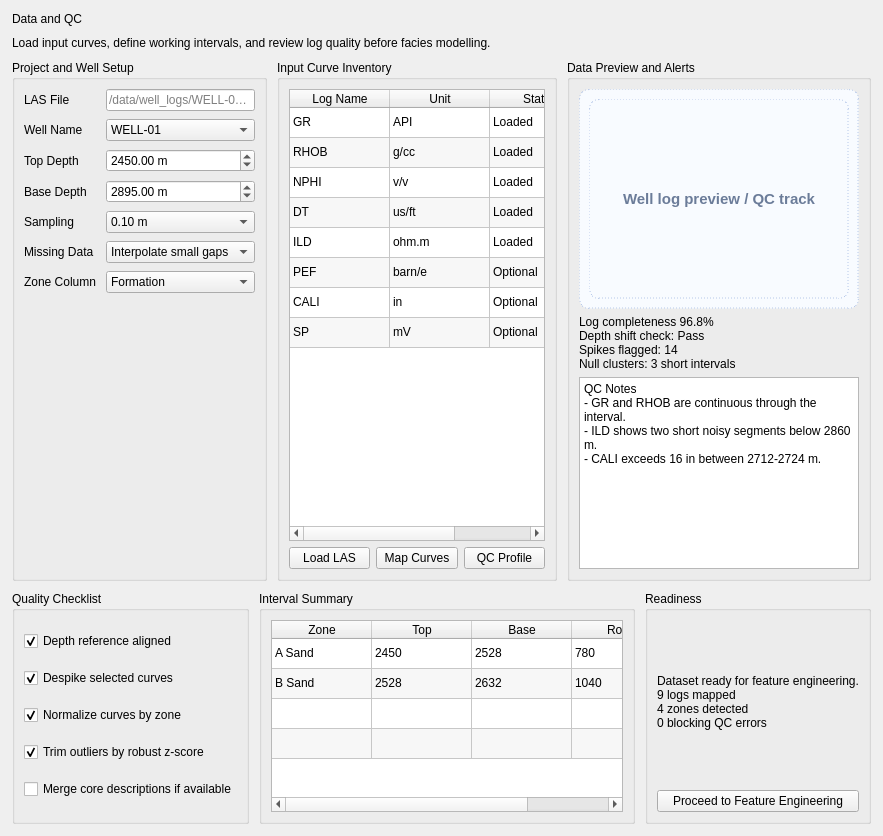
     <widget class="QWidget" name="tabDataQC">
      <attribute name="title">
       <string>1. Data and QC</string>
      </attribute>
      <layout class="QVBoxLayout" name="tabDataQCLayout">
       <property name="spacing">
        <number>10</number>
       </property>
       <property name="leftMargin">
        <number>12</number>
       </property>
       <property name="topMargin">
        <number>12</number>
       </property>
       <property name="rightMargin">
        <number>12</number>
       </property>
       <property name="bottomMargin">
        <number>12</number>
       </property>
       <item>
        <layout class="QVBoxLayout" name="dataHeaderLayout">
         <item>
          <widget class="QLabel" name="pageTitle">
           <property name="text">
            <string>Data and QC</string>
           </property>
          </widget>
         </item>
         <item>
          <widget class="QLabel" name="pageSubtitle">
           <property name="text">
            <string>Load input curves, define working intervals, and review log quality before facies modelling.</string>
           </property>
          </widget>
         </item>
        </layout>
       </item>
       <item>
        <layout class="QHBoxLayout" name="dataTopRow">
         <property name="spacing">
          <number>10</number>
         </property>
         <item>
          <widget class="QGroupBox" name="grpDataSource">
           <property name="title">
            <string>Project and Well Setup</string>
           </property>
           <layout class="QFormLayout" name="dataSourceForm">
            <property name="horizontalSpacing">
             <number>10</number>
            </property>
            <property name="verticalSpacing">
             <number>8</number>
            </property>
            <item row="0" column="0">
             <widget class="QLabel" name="lblProjectFile">
              <property name="text">
               <string>LAS File</string>
              </property>
             </widget>
            </item>
            <item row="0" column="1">
             <widget class="QLineEdit" name="editLasFile">
              <property name="placeholderText">
               <string>/data/well_logs/WELL-01.las</string>
              </property>
             </widget>
            </item>
            <item row="1" column="0">
             <widget class="QLabel" name="lblWellName">
              <property name="text">
               <string>Well Name</string>
              </property>
             </widget>
            </item>
            <item row="1" column="1">
             <widget class="QComboBox" name="cmbWellName">
              <item><property name="text"><string>WELL-01</string></property></item>
              <item><property name="text"><string>WELL-02</string></property></item>
              <item><property name="text"><string>WELL-03</string></property></item>
             </widget>
            </item>
            <item row="2" column="0">
             <widget class="QLabel" name="lblTopDepth">
              <property name="text">
               <string>Top Depth</string>
              </property>
             </widget>
            </item>
            <item row="2" column="1">
             <widget class="QDoubleSpinBox" name="spinTopDepth">
              <property name="maximum"><double>99999.0</double></property>
              <property name="value"><double>2450.0</double></property>
              <property name="suffix"><string> m</string></property>
             </widget>
            </item>
            <item row="3" column="0">
             <widget class="QLabel" name="lblBaseDepth">
              <property name="text">
               <string>Base Depth</string>
              </property>
             </widget>
            </item>
            <item row="3" column="1">
             <widget class="QDoubleSpinBox" name="spinBaseDepth">
              <property name="maximum"><double>99999.0</double></property>
              <property name="value"><double>2895.0</double></property>
              <property name="suffix"><string> m</string></property>
             </widget>
            </item>
            <item row="4" column="0">
             <widget class="QLabel" name="lblSampleRate">
              <property name="text">
               <string>Sampling</string>
              </property>
             </widget>
            </item>
            <item row="4" column="1">
             <widget class="QComboBox" name="cmbSampling">
              <item><property name="text"><string>0.10 m</string></property></item>
              <item><property name="text"><string>0.15 m</string></property></item>
              <item><property name="text"><string>0.20 m</string></property></item>
             </widget>
            </item>
            <item row="5" column="0">
             <widget class="QLabel" name="lblNullHandling">
              <property name="text">
               <string>Missing Data</string>
              </property>
             </widget>
            </item>
            <item row="5" column="1">
             <widget class="QComboBox" name="cmbNullHandling">
              <item><property name="text"><string>Interpolate small gaps</string></property></item>
              <item><property name="text"><string>Median fill by zone</string></property></item>
              <item><property name="text"><string>Drop incomplete rows</string></property></item>
             </widget>
            </item>
            <item row="6" column="0">
             <widget class="QLabel" name="lblZoneColumn">
              <property name="text">
               <string>Zone Column</string>
              </property>
             </widget>
            </item>
            <item row="6" column="1">
             <widget class="QComboBox" name="cmbZoneColumn">
              <item><property name="text"><string>Formation</string></property></item>
              <item><property name="text"><string>Reservoir_Unit</string></property></item>
              <item><property name="text"><string>None</string></property></item>
             </widget>
            </item>
           </layout>
          </widget>
         </item>
         <item>
          <widget class="QGroupBox" name="grpInputInventory">
           <property name="title">
            <string>Input Curve Inventory</string>
           </property>
           <layout class="QVBoxLayout" name="inputInventoryLayout">
            <item>
             <widget class="QTableWidget" name="tblInputLogs">
              <property name="alternatingRowColors"><bool>true</bool></property>
              <property name="rowCount"><number>8</number></property>
              <property name="columnCount"><number>3</number></property>
              <attribute name="horizontalHeaderVisible"><bool>true</bool></attribute>
              <attribute name="verticalHeaderVisible"><bool>false</bool></attribute>
              <column><property name="text"><string>Log Name</string></property></column>
              <column><property name="text"><string>Unit</string></property></column>
              <column><property name="text"><string>Status</string></property></column>
              <item row="0" column="0"><property name="text"><string>GR</string></property></item>
              <item row="0" column="1"><property name="text"><string>API</string></property></item>
              <item row="0" column="2"><property name="text"><string>Loaded</string></property></item>
              <item row="1" column="0"><property name="text"><string>RHOB</string></property></item>
              <item row="1" column="1"><property name="text"><string>g/cc</string></property></item>
              <item row="1" column="2"><property name="text"><string>Loaded</string></property></item>
              <item row="2" column="0"><property name="text"><string>NPHI</string></property></item>
              <item row="2" column="1"><property name="text"><string>v/v</string></property></item>
              <item row="2" column="2"><property name="text"><string>Loaded</string></property></item>
              <item row="3" column="0"><property name="text"><string>DT</string></property></item>
              <item row="3" column="1"><property name="text"><string>us/ft</string></property></item>
              <item row="3" column="2"><property name="text"><string>Loaded</string></property></item>
              <item row="4" column="0"><property name="text"><string>ILD</string></property></item>
              <item row="4" column="1"><property name="text"><string>ohm.m</string></property></item>
              <item row="4" column="2"><property name="text"><string>Loaded</string></property></item>
              <item row="5" column="0"><property name="text"><string>PEF</string></property></item>
              <item row="5" column="1"><property name="text"><string>barn/e</string></property></item>
              <item row="5" column="2"><property name="text"><string>Optional</string></property></item>
              <item row="6" column="0"><property name="text"><string>CALI</string></property></item>
              <item row="6" column="1"><property name="text"><string>in</string></property></item>
              <item row="6" column="2"><property name="text"><string>Optional</string></property></item>
              <item row="7" column="0"><property name="text"><string>SP</string></property></item>
              <item row="7" column="1"><property name="text"><string>mV</string></property></item>
              <item row="7" column="2"><property name="text"><string>Optional</string></property></item>
             </widget>
            </item>
            <item>
             <layout class="QHBoxLayout" name="inventoryBtns">
              <item><widget class="QPushButton" name="btnLoadLas"><property name="text"><string>Load LAS</string></property></widget></item>
              <item><widget class="QPushButton" name="btnMapCurves"><property name="text"><string>Map Curves</string></property></widget></item>
              <item><widget class="QPushButton" name="btnQcProfile"><property name="text"><string>QC Profile</string></property></widget></item>
             </layout>
            </item>
           </layout>
          </widget>
         </item>
         <item>
          <widget class="QGroupBox" name="grpDataPreview">
           <property name="title">
            <string>Data Preview and Alerts</string>
           </property>
           <layout class="QVBoxLayout" name="dataPreviewLayout">
            <item>
             <widget class="QFrame" name="frameDataPreview">
              <property name="minimumSize">
               <size><width>280</width><height>220</height></size>
              </property>
              <property name="styleSheet">
               <string notr="true">background:#F8FBFF; border:1px dashed #B6C8E9; border-radius:10px;</string>
              </property>
              <layout class="QVBoxLayout" name="frameDataPreviewLayout">
               <item>
                <widget class="QLabel" name="lblDataPreviewPlaceholder">
                 <property name="styleSheet">
                  <string notr="true">color:#6B7C99; font-size:11pt; font-weight:600;</string>
                 </property>
                 <property name="alignment">
                  <set>Qt::AlignCenter</set>
                 </property>
                 <property name="text">
                  <string>Well log preview / QC track</string>
                 </property>
                </widget>
               </item>
              </layout>
             </widget>
            </item>
            <item>
             <widget class="QLabel" name="metricCard">
              <property name="text">
               <string>Log completeness 96.8%
Depth shift check: Pass
Spikes flagged: 14
Null clusters: 3 short intervals</string>
              </property>
             </widget>
            </item>
            <item>
             <widget class="QPlainTextEdit" name="txtQcNotes">
              <property name="plainText">
               <string>QC Notes
- GR and RHOB are continuous through the interval.
- ILD shows two short noisy segments below 2860 m.
- CALI exceeds 16 in between 2712-2724 m.</string>
              </property>
             </widget>
            </item>
           </layout>
          </widget>
         </item>
        </layout>
       </item>
       <item>
        <layout class="QHBoxLayout" name="dataBottomRow">
         <property name="spacing">
          <number>10</number>
         </property>
         <item>
          <widget class="QGroupBox" name="grpQcChecklist">
           <property name="title">
            <string>Quality Checklist</string>
           </property>
           <layout class="QVBoxLayout" name="qcChecklistLayout">
            <item><widget class="QCheckBox" name="chkDepthAligned"><property name="text"><string>Depth reference aligned</string></property><property name="checked"><bool>true</bool></property></widget></item>
            <item><widget class="QCheckBox" name="chkDespike"><property name="text"><string>Despike selected curves</string></property><property name="checked"><bool>true</bool></property></widget></item>
            <item><widget class="QCheckBox" name="chkNormalizeByZone"><property name="text"><string>Normalize curves by zone</string></property><property name="checked"><bool>true</bool></property></widget></item>
            <item><widget class="QCheckBox" name="chkRemoveOutliers"><property name="text"><string>Trim outliers by robust z-score</string></property><property name="checked"><bool>true</bool></property></widget></item>
            <item><widget class="QCheckBox" name="chkMergeCore"><property name="text"><string>Merge core descriptions if available</string></property></widget></item>
           </layout>
          </widget>
         </item>
         <item>
          <widget class="QGroupBox" name="grpZoneSummary">
           <property name="title">
            <string>Interval Summary</string>
           </property>
           <layout class="QVBoxLayout" name="zoneSummaryLayout">
            <item>
             <widget class="QTableWidget" name="tblZoneSummary">
              <property name="alternatingRowColors"><bool>true</bool></property>
              <property name="rowCount"><number>4</number></property>
              <property name="columnCount"><number>4</number></property>
              <attribute name="horizontalHeaderVisible"><bool>true</bool></attribute>
              <attribute name="verticalHeaderVisible"><bool>false</bool></attribute>
              <column><property name="text"><string>Zone</string></property></column>
              <column><property name="text"><string>Top</string></property></column>
              <column><property name="text"><string>Base</string></property></column>
              <column><property name="text"><string>Rows</string></property></column>
              <item row="0" column="0"><property name="text"><string>A Sand</string></property></item>
              <item row="0" column="1"><property name="text"><string>2450</string></property></item>
              <item row="0" column="2"><property name="text"><string>2528</string></property></item>
              <item row="0" column="3"><property name="text"><string>780</string></property></item>
              <item row="1" column="0"><property name="text"><string>B Sand</string></property></item>
              <item row="1" column="1"><property name="text"><string>2528</string></property></item>
              <item row="1" column="2"><property name="text"><string>2632</string></property></item>
              <item row="1" column="3"><property name="text"><string>1040</string></property></item>
             </widget>
            </item>
           </layout>
          </widget>
         </item>
         <item>
          <widget class="QGroupBox" name="grpReadyState">
           <property name="title">
            <string>Readiness</string>
           </property>
           <layout class="QVBoxLayout" name="readyStateLayout">
            <item><widget class="QLabel" name="metricCard_2"><property name="text"><string>Dataset ready for feature engineering.
9 logs mapped
4 zones detected
0 blocking QC errors</string></property></widget></item>
            <item><widget class="QPushButton" name="btnAdvanceToFeatureEngineering"><property name="text"><string>Proceed to Feature Engineering</string></property></widget></item>
           </layout>
          </widget>
         </item>
        </layout>
       </item>
      </layout>
     </widget>
